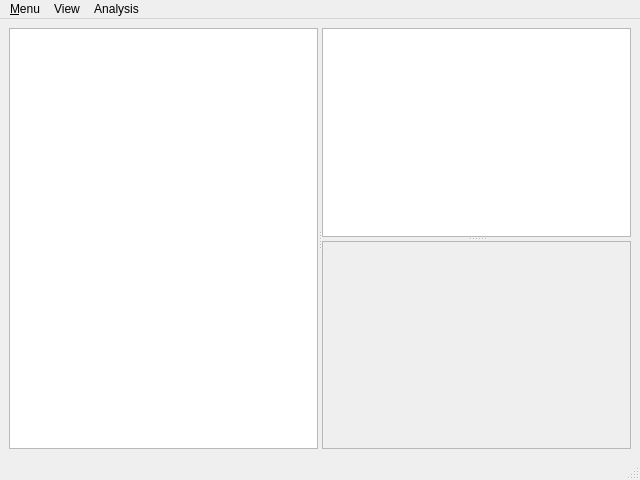
<?xml version="1.0" encoding="UTF-8"?>
<ui version="4.0">
 <class>BudgetView</class>
 <widget class="QMainWindow" name="BudgetView">
  <property name="geometry">
   <rect>
    <x>0</x>
    <y>0</y>
    <width>640</width>
    <height>480</height>
   </rect>
  </property>
  <property name="windowTitle">
   <string>BudgetView v1.02</string>
  </property>
  <property name="windowIcon">
   <iconset resource="../Resources/Icons.qrc">
    <normaloff>:/Icons/view-financial-transfer.png</normaloff>:/Icons/view-financial-transfer.png</iconset>
  </property>
  <widget class="QWidget" name="centralwidget">
   <layout class="QGridLayout" name="gridLayout">
    <item row="0" column="0">
     <widget class="QSplitter" name="MainSplitter">
      <property name="orientation">
       <enum>Qt::Horizontal</enum>
      </property>
      <widget class="QTreeView" name="invoicesView">
       <property name="contextMenuPolicy">
        <enum>Qt::CustomContextMenu</enum>
       </property>
       <property name="indentation">
        <number>0</number>
       </property>
       <property name="rootIsDecorated">
        <bool>false</bool>
       </property>
       <property name="uniformRowHeights">
        <bool>true</bool>
       </property>
       <property name="itemsExpandable">
        <bool>true</bool>
       </property>
       <property name="sortingEnabled">
        <bool>true</bool>
       </property>
       <attribute name="headerMinimumSectionSize">
        <number>37</number>
       </attribute>
      </widget>
      <widget class="QSplitter" name="SubSplitter">
       <property name="orientation">
        <enum>Qt::Vertical</enum>
       </property>
       <widget class="QListWidget" name="detailedWidget"/>
       <widget class="QTextEdit" name="commentsBox">
        <property name="enabled">
         <bool>false</bool>
        </property>
       </widget>
      </widget>
     </widget>
    </item>
   </layout>
  </widget>
  <widget class="QStatusBar" name="Statusbar"/>
  <widget class="QMenuBar" name="menuBar">
   <property name="geometry">
    <rect>
     <x>0</x>
     <y>0</y>
     <width>640</width>
     <height>22</height>
    </rect>
   </property>
   <widget class="QMenu" name="menuMenu">
    <property name="title">
     <string>&amp;Menu</string>
    </property>
    <addaction name="actionNew_invoice"/>
    <addaction name="separator"/>
    <addaction name="actionRelations"/>
    <addaction name="separator"/>
    <addaction name="actionAbout_BudgetView"/>
    <addaction name="actionExit"/>
   </widget>
   <widget class="QMenu" name="menuAnalysis">
    <property name="title">
     <string>Analysis</string>
    </property>
    <addaction name="actionBalance"/>
    <addaction name="actionCashflow"/>
    <addaction name="actionVAT"/>
   </widget>
   <widget class="QMenu" name="menuView">
    <property name="title">
     <string>View</string>
    </property>
    <addaction name="actionSearch"/>
    <addaction name="actionClear_search"/>
    <addaction name="separator"/>
   </widget>
   <addaction name="menuMenu"/>
   <addaction name="menuView"/>
   <addaction name="menuAnalysis"/>
  </widget>
  <action name="actionCustomers">
   <property name="text">
    <string>Add new</string>
   </property>
  </action>
  <action name="actionSuppliers">
   <property name="text">
    <string>View</string>
   </property>
  </action>
  <action name="actionNew_invoice">
   <property name="icon">
    <iconset resource="../Resources/Icons.qrc">
     <normaloff>:/Icons/document-new.png</normaloff>:/Icons/document-new.png</iconset>
   </property>
   <property name="text">
    <string>New invoice</string>
   </property>
   <property name="shortcut">
    <string>F1</string>
   </property>
  </action>
  <action name="actionExit">
   <property name="icon">
    <iconset resource="../Resources/Icons.qrc">
     <normaloff>:/Icons/application-exit.png</normaloff>:/Icons/application-exit.png</iconset>
   </property>
   <property name="text">
    <string>Exit</string>
   </property>
   <property name="shortcut">
    <string>Ctrl+E</string>
   </property>
  </action>
  <action name="actionAbout_BudgetView">
   <property name="icon">
    <iconset resource="../Resources/Icons.qrc">
     <normaloff>:/Icons/system-help.png</normaloff>:/Icons/system-help.png</iconset>
   </property>
   <property name="text">
    <string>About BudgetView</string>
   </property>
  </action>
  <action name="actionRelations">
   <property name="icon">
    <iconset resource="../Resources/Icons.qrc">
     <normaloff>:/Icons/preferences-contact-list.png</normaloff>:/Icons/preferences-contact-list.png</iconset>
   </property>
   <property name="text">
    <string>Relations</string>
   </property>
   <property name="shortcut">
    <string>F2</string>
   </property>
  </action>
  <action name="actionBalance">
   <property name="icon">
    <iconset resource="../Resources/Icons.qrc">
     <normaloff>:/Icons/view-expenses-categories.png</normaloff>:/Icons/view-expenses-categories.png</iconset>
   </property>
   <property name="text">
    <string>Balance</string>
   </property>
   <property name="shortcut">
    <string>F9</string>
   </property>
  </action>
  <action name="actionCashflow">
   <property name="icon">
    <iconset resource="../Resources/Icons.qrc">
     <normaloff>:/Icons/view-financial-list.png</normaloff>:/Icons/view-financial-list.png</iconset>
   </property>
   <property name="text">
    <string>Cashflow</string>
   </property>
   <property name="shortcut">
    <string>F10</string>
   </property>
  </action>
  <action name="actionVAT">
   <property name="icon">
    <iconset resource="../Resources/Icons.qrc">
     <normaloff>:/Icons/view-income-categories.png</normaloff>:/Icons/view-income-categories.png</iconset>
   </property>
   <property name="text">
    <string>VAT</string>
   </property>
   <property name="shortcut">
    <string>F11</string>
   </property>
  </action>
  <action name="actionSearch">
   <property name="text">
    <string>Search</string>
   </property>
   <property name="shortcut">
    <string>Ctrl+F</string>
   </property>
  </action>
  <action name="actionClear_search">
   <property name="text">
    <string>Clear search</string>
   </property>
   <property name="shortcut">
    <string>Ctrl+Space</string>
   </property>
  </action>
 </widget>
 <resources>
  <include location="../Resources/Icons.qrc"/>
 </resources>
 <connections/>
</ui>
